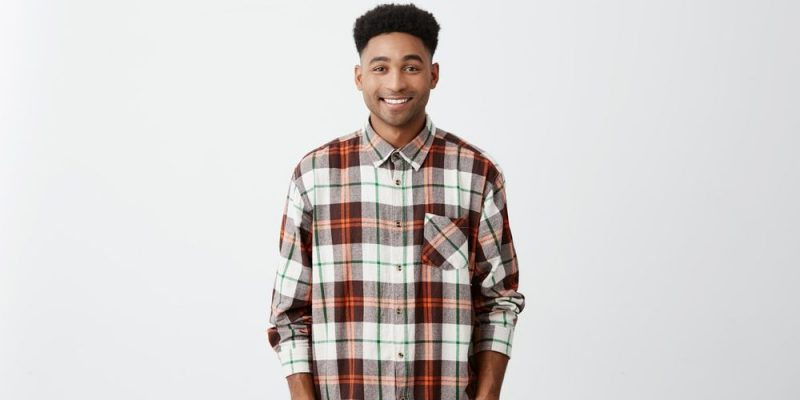
#> input picture practicos/practico7/persona.jpg, 800 x 400 px
$ jupyter execute practico7.ipynb
#> lines starting #> are read from the running program, lines starting #| are printed output that depends on the picture
# Práctico 7 - Transformación afín - Incrustando imágenes
Teniendo en cuenta que una transformación afín se representa con una matriz de 2 × 3 (tiene 6 grados de libertad) y puede ser recuperada con 3 puntos no colineales.

A. Crear un método que compute la transformación afín entre los 3 puntos seleccionados y las esquinas de la segunda imagen.
B. Usando como base el programa anterior, escriba un programa que con la letra “a” permita seleccionar con el mouse 3 puntos no colineales en una imagen e incruste entre estos puntos seleccionados una segunda imagen.

Ayuda:
* cv2.getAffineTransform
* cv2.warpAffine
* Generar una máscara para insertar una imagen en otra

[cell 1]
import cv2
import numpy as np

[cell 2]
points1 = [[-1, -1], [-1, -1], [-1, -1]]
points2 = [[-1, -1], [-1, -1], [-1, -1]]
i = 0

[cell 3]
def selec_points(event, x, y, flags, param):
    global points2, draw, i


    if event == cv2.EVENT_LBUTTONUP:
        if i == 0 :
            points2[0] = x, y
            cv2.circle(img1_aux, (x, y), 5, (0, 255, 0) , -1)
            i = i + 1
        elif i == 1 :
            points2[1] = x, y
            cv2.circle(img1_aux, (x, y), 5, (0, 255, 0) , -1)
            i = i + 1
        elif i == 2 :
            points2[2] = x, y
            cv2.circle(img1_aux, (x, y), 5, (0, 255, 0) , -1)
            i = 0

[cell 4]
def Trans_affin(image):
    h, w = image.shape[:2]
    pts1 = np.float32([[0,0], [w, 0], [w,h]])
    pts2 = np.float32([[points2[0]], [points2[1]], [points2[2]]])
    M = cv2.getAffineTransform(pts1, pts2)
    final = cv2.warpAffine(image, M, (w,h))
    return final

[cell 5]
img1 = cv2.imread('persona.jpg', 1)
#> img1 is the input picture: shape (400, 800, 3); mean B, G, R 208.9, 209.9, 213.3
img2 = cv2.imread('barbijo.png', 1)
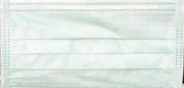
#> input picture practicos/practico7/barbijo.png, 184 x 88 px
#> img2 is the input picture: shape (88, 184, 3); mean B, G, R 228.4, 233.7, 224.7

(h, w) = img1.shape[:2]
#> h = 400; w = 800
img2 = cv2.resize(img2, (w, h))
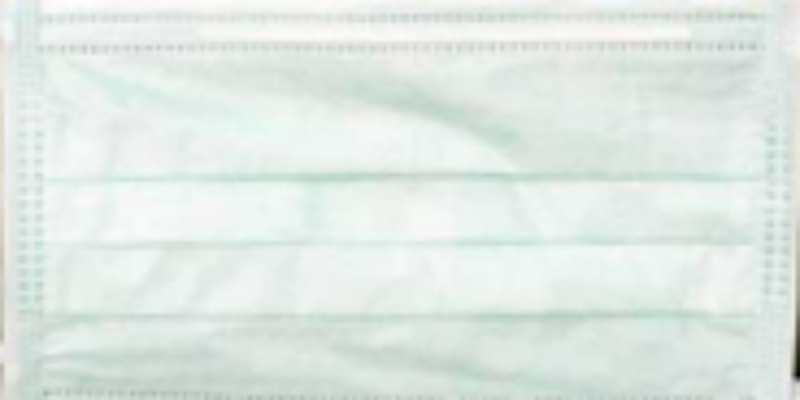
#> img2: shape (400, 800, 3); mean B, G, R 228.3, 233.6, 224.6

img1_aux = img1.copy()
cv2.namedWindow('Persona')
cv2.imshow('Persona', img1_aux)
cv2.setMouseCallback('Persona', selec_points)

while(1):
    cv2.imshow('Persona', img1_aux)
    k = cv2.waitKey(1) & 0xFF
#> (key q is pressed here)
    if k == ord('a'):
        img_transf = Trans_affin(img2)

        mask = img_transf.copy()
        mask[mask != 0] = 255
        mask = cv2.bitwise_not(mask)
        mask = cv2.bitwise_and(mask, img1)

        final = cv2.bitwise_or(mask, img_transf)
        cv2.imwrite('Resultado.jpg', final)
        cv2.namedWindow('Resultado')
        cv2.imshow('Resultado', final)
    elif k == ord('q'):
        break

cv2.waitKey(0)
cv2.destroyAllWindows()
